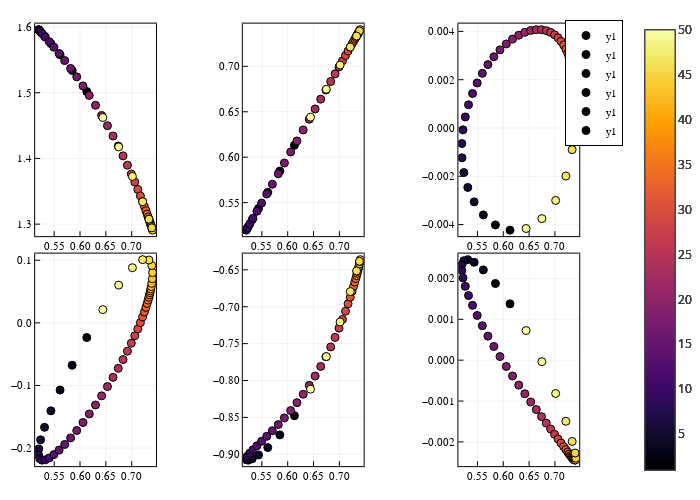

The notebook cell saved with this chart:
### Code cell
plot_list = []
i_strip = 2
for i = 1:6
    index = LinRange(1,size(ps,2),size(ps,2))
    push!(plot_list, scatter(ps[i_strip, :], ps[i, :], zcolor=index))
end
plot(plot_list...; frame_style=:box, layout=(2,3), size=(700,500))
